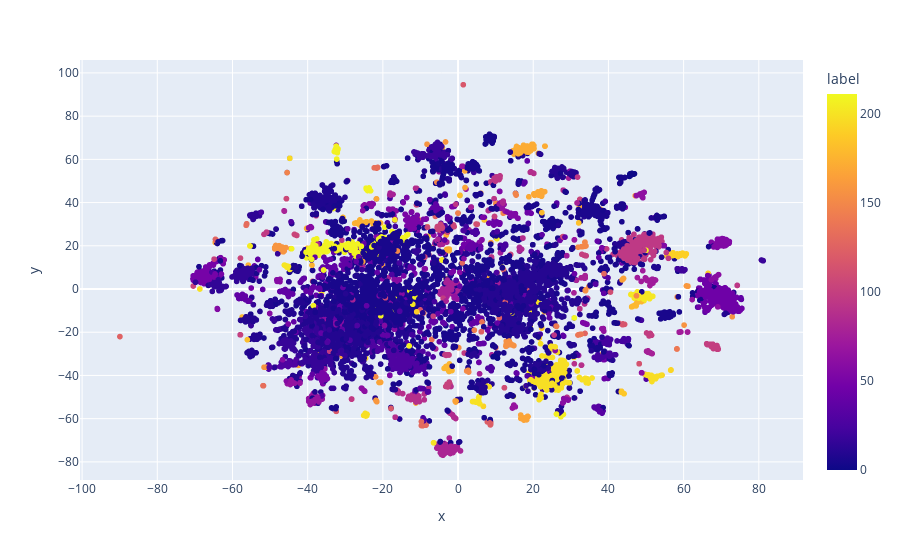

This figure's notebook cell:
### Markdown cell above
Agglomerative Clustering - bad results

### Code cell
from sklearn.cluster import AgglomerativeClustering

#ac = AgglomerativeClustering(distance_threshold=100, n_clusters=None).fit(X)
ac = AgglomerativeClustering(n_clusters=212, linkage="ward").fit(X)
df['label'] = ac.labels_

plot_df(df)

### Figure 1 — Plotly figure (JSON) as saved in the notebook; plotly's stock layout.template omitted (floating-point values rounded to 4 significant figures; data arrays with more than 128 entries replaced by an {"elided": "..."} marker saying what was removed)
{"data": [{"hovertemplate": "<b>%{hovertext}</b><br><br>x=%{x}<br>y=%{y}<br>label=%{marker.color}<extra></extra>", "hovertext": {"elided": "8740 str values"}, "legendgroup": "", "marker": {"color": {"elided": "8740 int values"}, "coloraxis": "coloraxis", "symbol": "circle"}, "mode": "markers", "name": "", "showlegend": false, "type": "scattergl", "x": {"elided": "8740 float values"}, "xaxis": "x", "y": {"elided": "8740 float values"}, "yaxis": "y"}], "layout": {"coloraxis": {"colorbar": {"title": {"text": "label"}}, "colorscale": [[0, "#0d0887"], [0.1111, "#46039f"], [0.2222, "#7201a8"], [0.3333, "#9c179e"], [0.4444, "#bd3786"], [0.5556, "#d8576b"], [0.6667, "#ed7953"], [0.7778, "#fb9f3a"], [0.8889, "#fdca26"], [1, "#f0f921"]]}, "legend": {"tracegroupgap": 0}, "margin": {"t": 60}, "xaxis": {"anchor": "y", "domain": [0, 1], "title": {"text": "x"}}, "yaxis": {"anchor": "x", "domain": [0, 1], "title": {"text": "y"}}}}
